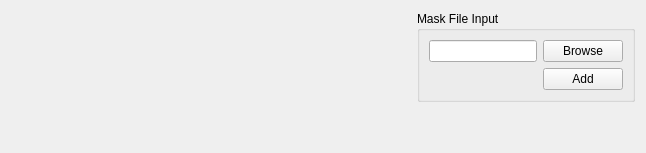
            <widget class="QWidget" name="mask_tab">
             <attribute name="title">
              <string>Mask</string>
             </attribute>
             <layout class="QHBoxLayout" name="horizontalLayout_7">
              <item>
               <widget class="MaskingTable" name="masking_table" native="true">
                <property name="minimumSize">
                 <size>
                  <width>400</width>
                  <height>0</height>
                 </size>
                </property>
               </widget>
              </item>
              <item>
               <layout class="QVBoxLayout" name="mask_tab_right_layout">
                <item>
                 <widget class="QGroupBox" name="mask_file_input_group_box">
                  <property name="title">
                   <string>Mask File Input</string>
                  </property>
                  <layout class="QGridLayout" name="gridLayout_7">
                   <item row="0" column="0">
                    <widget class="QLineEdit" name="mask_file_input_line_edit"/>
                   </item>
                   <item row="0" column="1">
                    <widget class="QPushButton" name="mask_file_browse_push_button">
                     <property name="text">
                      <string>Browse</string>
                     </property>
                    </widget>
                   </item>
                   <item row="1" column="1">
                    <widget class="QPushButton" name="mask_file_add_push_button">
                     <property name="text">
                      <string>Add</string>
                     </property>
                    </widget>
                   </item>
                  </layout>
                 </widget>
                </item>
                <item>
                 <spacer name="verticalSpacer_4">
                  <property name="orientation">
                   <enum>Qt::Vertical</enum>
                  </property>
                  <property name="sizeHint" stdset="0">
                   <size>
                    <width>20</width>
                    <height>40</height>
                   </size>
                  </property>
                 </spacer>
                </item>
               </layout>
              </item>
             </layout>
            </widget>
